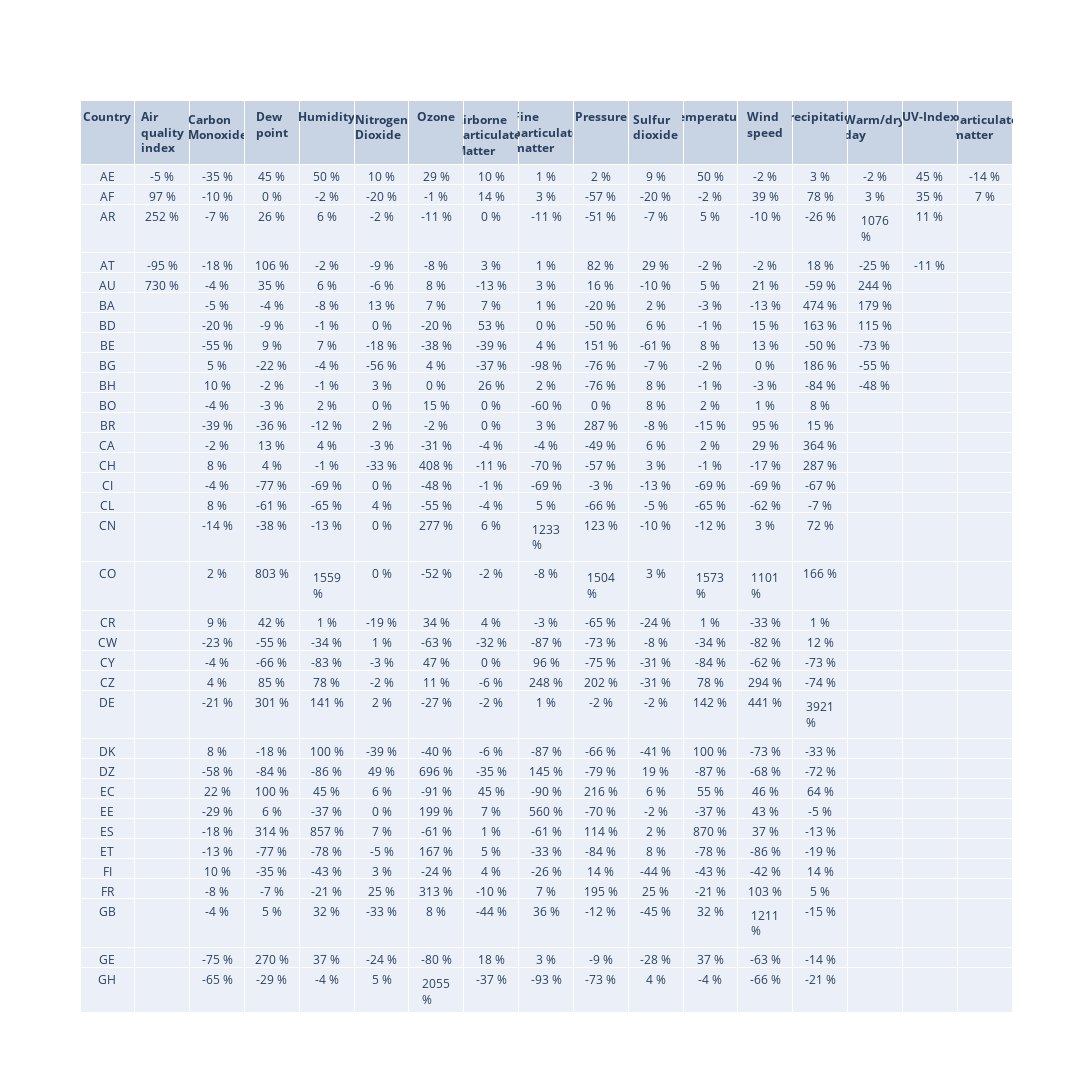

Write notebook code for a chart like this one.
### Markdown cell above
# Difference in percentage of each mean species

### Code cell
countries = res.Country.unique()



coPerCountry = [str(value)+'mg/m3' for value in round(res[res['Specie']=='co']['count'],2)]




fig = go.Figure(data=[go.Table(header=dict(values=['<b>Country</b>', '<b>Air quality index</b>', '<b>Carbon Monoxide</b>', '<b>Dew point</b>', '<b>Humidity</b>', '<b>Nitrogen Dioxide</b>', '<b>Ozone</b>', '<b>Airborne particulates Matter</b>', '<b>Fine particulate matter</b>', '<b>Pressure</b>', '<b>Sulfur dioxide</b>', '<b>Temperature</b>', '<b>Wind speed</b>', 
                                                 '<b>Precipitation</b>', '<b>Warm/dry day</b>',  '<b>UV-Index</b>', '<b>Particulate matter</b>']),
                 cells=dict(values=[
                      [country for country in countries], 
                      [str(round(((value2020- value2019)/value2019)*100))+ ' %'for value2020, value2019 in  zip(res.loc[(res['Specie'] == 'aqi') & (res['Year'] == '2020')]['count'], res.loc[(res['Specie'] == 'aqi') & (res['Year'] == '2019')]['count'])],
                      [str(round(((value2020- value2019)/value2019)*100))+ ' %'for value2020, value2019 in  zip(res.loc[(res['Specie'] == 'co') & (res['Year'] == '2020')]['count'], res.loc[(res['Specie'] == 'co') & (res['Year'] == '2019')]['count'])],
                      [str(round(((value2020- value2019)/value2019)*100))+ ' %'for value2020, value2019 in  zip(res.loc[(res['Specie'] == 'dew') & (res['Year'] == '2020')]['count'], res.loc[(res['Specie'] == 'dew') & (res['Year'] == '2019')]['count'])],
                      [str(round(((value2020- value2019)/value2019)*100))+ ' %'for value2020, value2019 in  zip(res.loc[(res['Specie'] == 'humidity') & (res['Year'] == '2020')]['count'], res.loc[(res['Specie'] == 'humidity') & (res['Year'] == '2019')]['count'])],
                      [str(round(((value2020- value2019)/value2019)*100))+ ' %'for value2020, value2019 in  zip(res.loc[(res['Specie'] == 'no2') & (res['Year'] == '2020')]['count'], res.loc[(res['Specie'] == 'no2') & (res['Year'] == '2019')]['count'])],
                      [str(round(((value2020- value2019)/value2019)*100))+ ' %'for value2020, value2019 in  zip(res.loc[(res['Specie'] == 'o3') & (res['Year'] == '2020')]['count'], res.loc[(res['Specie'] == 'o3') & (res['Year'] == '2019')]['count'])],
                      [str(round(((value2020- value2019)/value2019)*100))+ ' %'for value2020, value2019 in  zip(res.loc[(res['Specie'] == 'pm10') & (res['Year'] == '2020')]['count'], res.loc[(res['Specie'] == 'pm10') & (res['Year'] == '2019')]['count'])],
                      [str(round(((value2020- value2019)/value2019)*100))+ ' %'for value2020, value2019 in  zip(res.loc[(res['Specie'] == 'pm25') & (res['Year'] == '2020')]['count'], res.loc[(res['Specie'] == 'pm25') & (res['Year'] == '2019')]['count'])],
                      [str(round(((value2020- value2019)/value2019)*100))+ ' %'for value2020, value2019 in  zip(res.loc[(res['Specie'] == 'pressure') & (res['Year'] == '2020')]['count'], res.loc[(res['Specie'] == 'pm10') & (res['Year'] == '2019')]['count'])],
                      [str(round(((value2020- value2019)/value2019)*100))+ ' %'for value2020, value2019 in  zip(res.loc[(res['Specie'] == 'so2') & (res['Year'] == '2020')]['count'], res.loc[(res['Specie'] == 'so2') & (res['Year'] == '2019')]['count'])],
                      [str(round(((value2020- value2019)/value2019)*100))+ ' %'for value2020, value2019 in  zip(res.loc[(res['Specie'] == 'temperature') & (res['Year'] == '2020')]['count'], res.loc[(res['Specie'] == 'temperature') & (res['Year'] == '2019')]['count'])],
                      [str(round(((value2020- value2019)/value2019)*100))+ ' %'for value2020, value2019 in  zip(res.loc[(res['Specie'] == 'wind speed') & (res['Year'] == '2020')]['count'], res.loc[(res['Specie'] == 'wind speed') & (res['Year'] == '2019')]['count'])],
                      [str(round(((value2020- value2019)/value2019)*100))+ ' %'for value2020, value2019 in  zip(res.loc[(res['Specie'] == 'precipitation') & (res['Year'] == '2020')]['count'], res.loc[(res['Specie'] == 'precipitation') & (res['Year'] == '2019')]['count'])],
                      [str(round(((value2020- value2019)/value2019)*100))+ ' %'for value2020, value2019 in  zip(res.loc[(res['Specie'] == 'wd') & (res['Year'] == '2020')]['count'], res.loc[(res['Specie'] == 'wd') & (res['Year'] == '2019')]['count'])],
                      [str(round(((value2020- value2019)/value2019)*100))+ ' %'for value2020, value2019 in  zip(res.loc[(res['Specie'] == 'uvi') & (res['Year'] == '2020')]['count'], res.loc[(res['Specie'] == 'uvi') & (res['Year'] == '2019')]['count'])],
                      [str(round(((value2020- value2019)/value2019)*100))+ ' %'for value2020, value2019 in  zip(res.loc[(res['Specie'] == 'pm1') & (res['Year'] == '2020')]['count'], res.loc[(res['Specie'] == 'pm1') & (res['Year'] == '2019')]['count'])],



                     ]
                     
                     
                     ))
                     ])

fig.update_layout(
  width=2000,
    height=2000)

#fig.show()

### Figure 1 — Plotly figure (JSON) as saved in the notebook; plotly's stock layout.template omitted (floating-point values rounded to 4 significant figures; data arrays with more than 128 entries replaced by an {"elided": "..."} marker saying what was removed)
{"data": [{"cells": {"values": {"elided": "17 rows, 992 str values in total"}}, "header": {"values": ["<b>Country</b>", "<b>Air quality index</b>", "<b>Carbon Monoxide</b>", "<b>Dew point</b>", "<b>Humidity</b>", "<b>Nitrogen Dioxide</b>", "<b>Ozone</b>", "<b>Airborne particulates Matter</b>", "<b>Fine particulate matter</b>", "<b>Pressure</b>", "<b>Sulfur dioxide</b>", "<b>Temperature</b>", "<b>Wind speed</b>", "<b>Precipitation</b>", "<b>Warm/dry day</b>", "<b>UV-Index</b>", "<b>Particulate matter</b>"]}, "type": "table"}], "layout": {"height": 2000, "width": 2000}}
